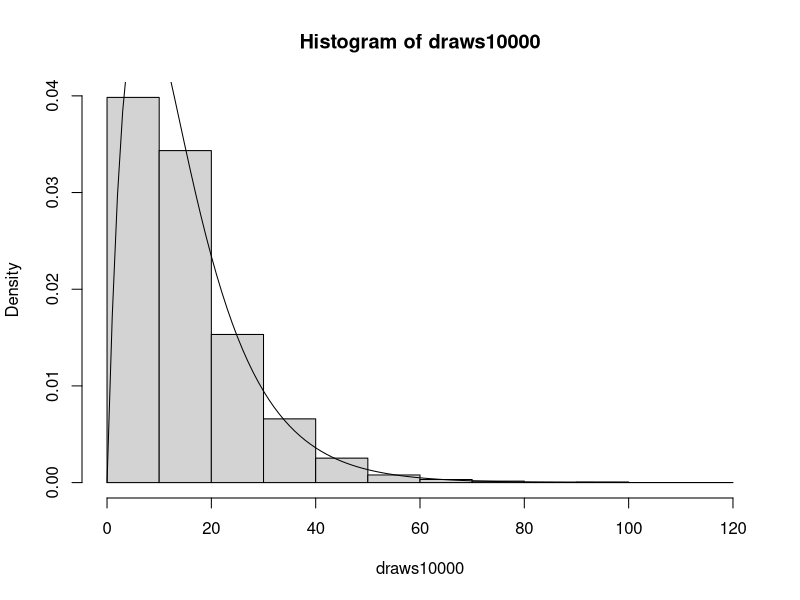

Write R code to recreate this figure.
draws10000 = replicate(10000, max(rexp(n=1, rate=.1), rexp(n=1, rate=.1))) # Performs the equation (second argument) 10,000 (first argument) times.
hist(draws10000, prob=TRUE) # Draws the histogram, but with probabilities so the curve will fit properly
curve((.2*exp(-.1*x)-.2*exp(-.2*x)),xlim=range(0,100), add=TRUE) # Adds the curve onto the current plot
mean(draws10000) # Calculates the mean of the 10,000 trials
sum(draws10000>15)/length(draws10000) # Calculates the average of successes, where the satellite survives for more than 15 years,

# Other trials were performed where n = 1,000 and n = 100,000. The variable was changed and n was substituted for in arguments.

x = runif(10000, min=0, max=1) # Generates 10,000 random numbers between 0 and 1 for an x coordinate
y = runif(10000, min=0, max=1) # Generates 10,000 random numbers between 0 and 1 for a y coordinate
z = (x-.5)^2 + (y-.5)^2 <= .5^2 # Determines if the point is inside the circle
sum(z == TRUE)* 4/ 10000 # Performs the other necessary calculations to approximate pi.
